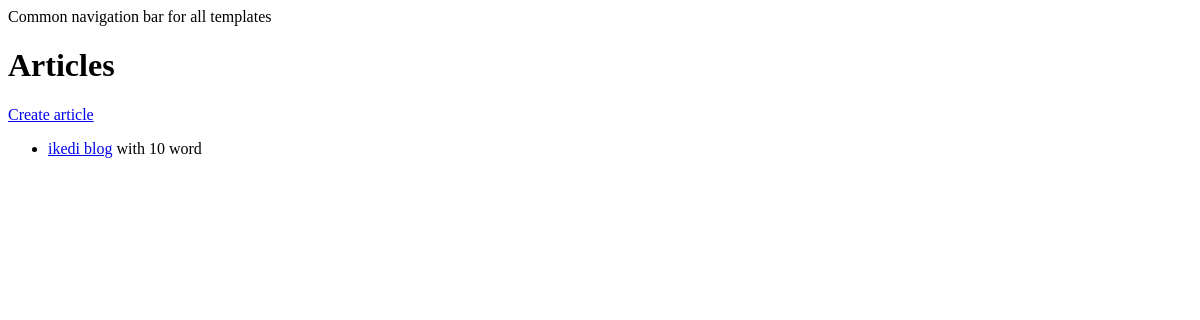
The app's page /articles/, older data.
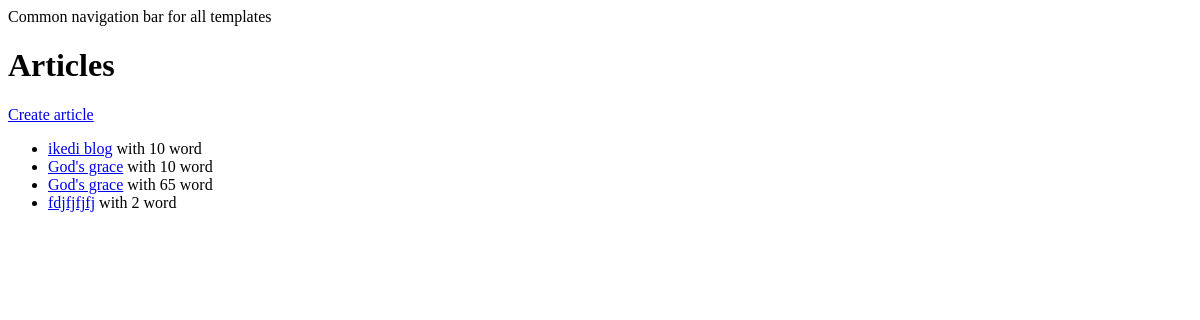
The same page, newer data.
### app/models.py (models this page shows, shortened)
class Article(models.Model):
    title = models.CharField(max_length=100)
    content = models.TextField(blank=True, default="")
    word_count = models.IntegerField(blank=True, default="")
    twitter_post = models.TextField(blank=True, default="")
    status = models.CharField(max_length=20,
                              choices=ARTICLE_STATUS,
                              default="draft"
                              )
    created_at = models.DateTimeField(auto_now_add=True)
    updated_at = models.DateTimeField(auto_now=True)

### app/views.py (the view)
# urls.py: path('', ArticleListView.as_view(), name='home'),
class ArticleListView(ListView):
    template_name = "home.html"
    model = Article
    context_object_name = "articles"

### app/templates/home.html
{% extends "base.html" %}
{% block content %}
    <h1>Articles</h1>
    <a href="{% url 'create_article' %}">Create article</a>
    {% if articles %}
        <ul>
            {% for article in articles %}
                <li> <a href="{% url 'update_article' articles.id %}">{{ article.title }}</a> with {{ article.word_count }} word{{ articles.word_count | pluralize }}</li>
            {% endfor %}
        </ul>
    {% else %}
        <p>You have no articles available.</p>
    {% endif %}
{% endblock content %}

Row changes from the older to the newer data that the page shows:
added Article: title "God's grace", word_count "10"
added Article: title "God's grace", word_count "65"
added Article: title "fdjfjfjfj", word_count "2"
